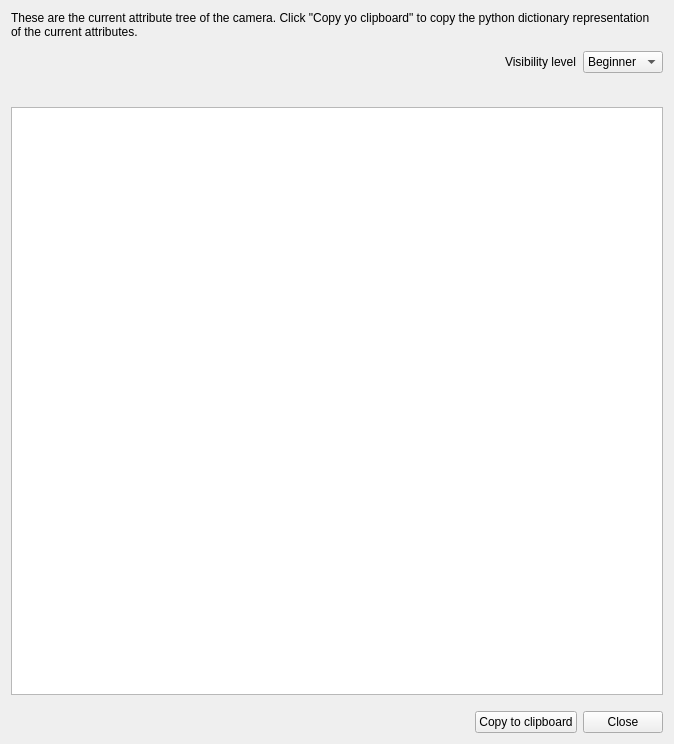
<?xml version="1.0" encoding="UTF-8"?>
<ui version="4.0">
 <class>attributeTreeViewDialog</class>
 <widget class="QWidget" name="attributeTreeViewDialog">
  <property name="geometry">
   <rect>
    <x>0</x>
    <y>0</y>
    <width>674</width>
    <height>744</height>
   </rect>
  </property>
  <property name="sizePolicy">
   <sizepolicy hsizetype="MinimumExpanding" vsizetype="MinimumExpanding">
    <horstretch>0</horstretch>
    <verstretch>0</verstretch>
   </sizepolicy>
  </property>
  <property name="minimumSize">
   <size>
    <width>674</width>
    <height>744</height>
   </size>
  </property>
  <property name="windowTitle">
   <string>Form</string>
  </property>
  <property name="windowIcon">
   <iconset>
    <normaloff>:/qtutils/fugue/table-import.png</normaloff>:/qtutils/fugue/table-import.png</iconset>
  </property>
  <layout class="QVBoxLayout" name="verticalLayout">
   <item>
    <widget class="QLabel" name="label">
     <property name="text">
      <string>These are the current attribute tree of the camera. Click &quot;Copy yo clipboard&quot; to copy the python dictionary representation of the current attributes.</string>
     </property>
     <property name="wordWrap">
      <bool>true</bool>
     </property>
    </widget>
   </item>
   <item>
    <layout class="QHBoxLayout" name="horizontalLayout_2">
     <property name="topMargin">
      <number>6</number>
     </property>
     <item>
      <spacer name="horizontalSpacer_3">
       <property name="orientation">
        <enum>Qt::Horizontal</enum>
       </property>
       <property name="sizeHint" stdset="0">
        <size>
         <width>40</width>
         <height>20</height>
        </size>
       </property>
      </spacer>
     </item>
     <item>
      <widget class="QLabel" name="label_2">
       <property name="text">
        <string>Visibility level</string>
       </property>
      </widget>
     </item>
     <item>
      <widget class="QComboBox" name="visibilityComboBox">
       <property name="editable">
        <bool>false</bool>
       </property>
       <property name="currentText">
        <string>Beginner</string>
       </property>
       <item>
        <property name="text">
         <string>Beginner</string>
        </property>
        <property name="icon">
         <iconset>
          <normaloff>:/qtutils/fugue/table.png</normaloff>:/qtutils/fugue/table.png</iconset>
        </property>
       </item>
       <item>
        <property name="text">
         <string>Expert</string>
        </property>
        <property name="icon">
         <iconset>
          <normaloff>:/qtutils/fugue/tables.png</normaloff>:/qtutils/fugue/tables.png</iconset>
        </property>
       </item>
       <item>
        <property name="text">
         <string>Guru</string>
        </property>
        <property name="icon">
         <iconset>
          <normaloff>:/qtutils/fugue/tables-stacks.png</normaloff>:/qtutils/fugue/tables-stacks.png</iconset>
        </property>
       </item>
      </widget>
     </item>
    </layout>
   </item>
   <item>
    <layout class="QHBoxLayout" name="horizontalLayout_3">
     <property name="topMargin">
      <number>8</number>
     </property>
     <item>
      <spacer name="horizontalSpacer_2">
       <property name="orientation">
        <enum>Qt::Horizontal</enum>
       </property>
       <property name="sizeHint" stdset="0">
        <size>
         <width>40</width>
         <height>20</height>
        </size>
       </property>
      </spacer>
     </item>
    </layout>
   </item>
   <item>
    <widget class="QTreeView" name="attributeTreeView"/>
   </item>
   <item>
    <layout class="QHBoxLayout" name="horizontalLayout">
     <property name="topMargin">
      <number>10</number>
     </property>
     <item>
      <spacer name="horizontalSpacer">
       <property name="orientation">
        <enum>Qt::Horizontal</enum>
       </property>
       <property name="sizeHint" stdset="0">
        <size>
         <width>40</width>
         <height>20</height>
        </size>
       </property>
      </spacer>
     </item>
     <item>
      <widget class="QPushButton" name="copyButton">
       <property name="text">
        <string>Copy to clipboard</string>
       </property>
       <property name="icon">
        <iconset>
         <normaloff>:/qtutils/fugue/clipboard--arrow.png</normaloff>:/qtutils/fugue/clipboard--arrow.png</iconset>
       </property>
      </widget>
     </item>
     <item>
      <widget class="QPushButton" name="closeButton">
       <property name="text">
        <string>Close</string>
       </property>
       <property name="icon">
        <iconset theme="cancel">
         <normaloff>.</normaloff>.</iconset>
       </property>
      </widget>
     </item>
    </layout>
   </item>
  </layout>
 </widget>
 <resources>
  <include location="../../../clones/qtutils/qtutils/icons/icons.qrc"/>
 </resources>
 <connections/>
</ui>
